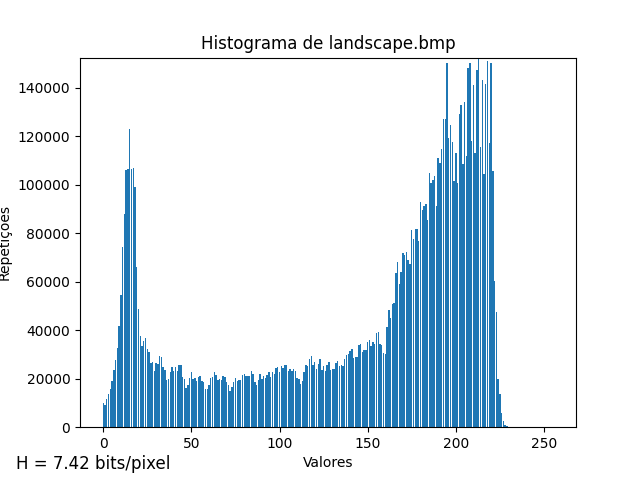
#> input picture TP2/histogramas/landscape.png, 640 x 480 px, given in place of landscape.bmp, which was not available
$ python encoder.py
#> lines starting #> are read from the running program, lines starting #| are printed output that depends on the picture; after the words box and inside, x2 and y2 are one past the last pixel; in counts of white or black regions, pixels touching at a corner belong together; pictures that were not available may be replaced by others from this repository, and a replacement may not be noted
#> `image = np.array(img.imread(PATH+file), dtype = int)`:
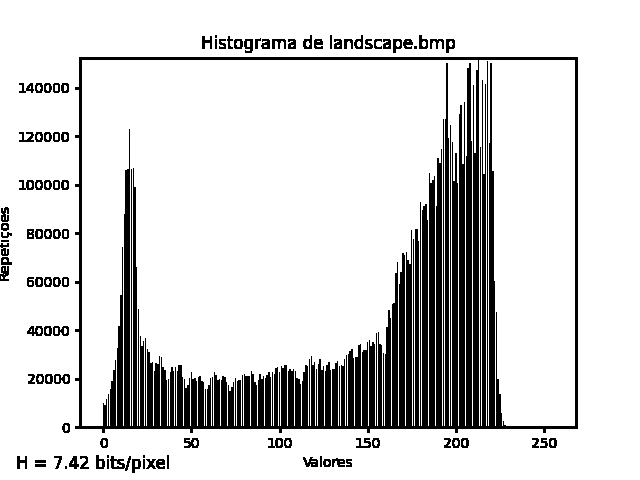
#> image: shape (480, 640, 4) int64; mean R, G, B, A 0.841, 0.841, 0.841, 1; drawn with 1 as white
### TP2/De facto usado/transform.py
import numpy as np

def deltaColumns(info):
    aux = np.roll(info, 1, axis = 0)
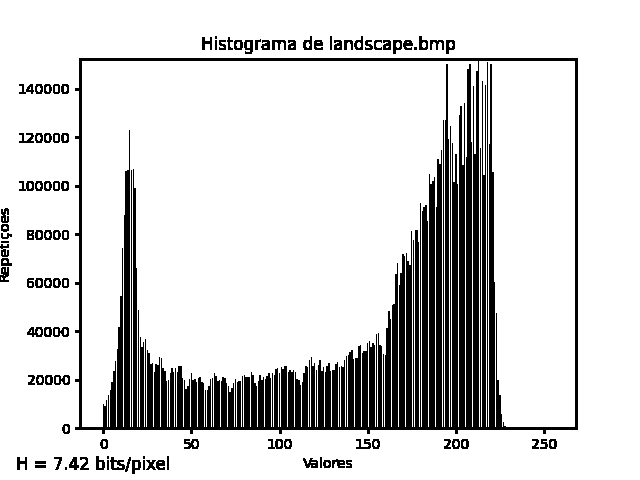
#> aux: shape (480, 640, 4) int64; mean R, G, B, A 0.841, 0.841, 0.841, 1; drawn with 1 as white
    aux[0,:] = 0
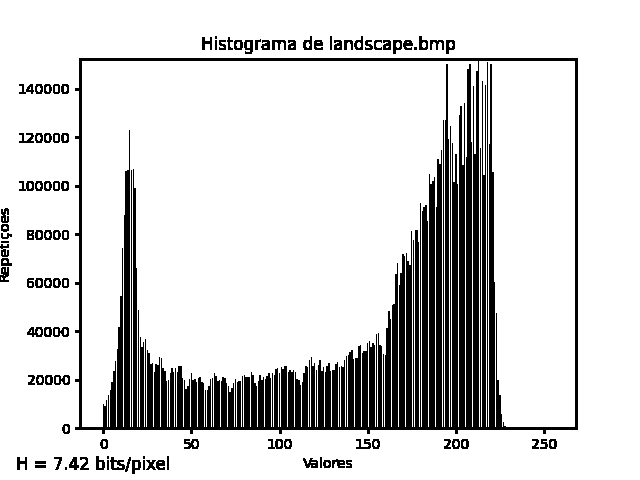
#> aux: shape (480, 640, 4) int64; 0.21% of pixels changed, all inside (x1, y1, x2, y2) = (0, 0, 640, 1); transparent parts drawn white
    return info - aux
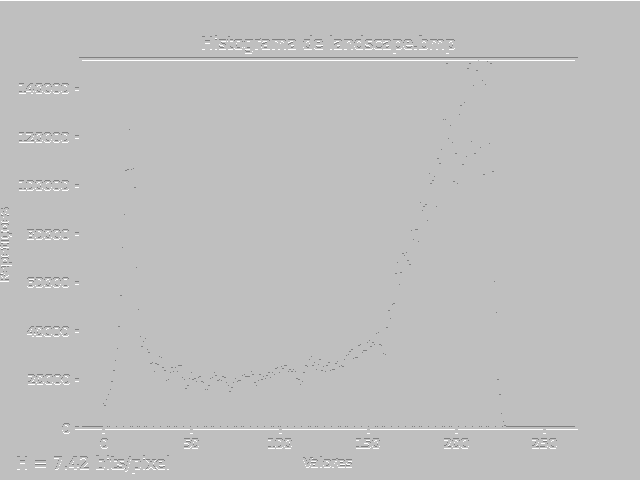
#> returned value: shape (480, 640, 4) int64; mean of channels 0, 1, 2, 3 0.00208, 0.00208, 0.00208, 0.00208; transparent parts drawn white

# [5 lines left out: function reverse_deltaColumns, not called in this run]

### TP2/De facto usado/lzw.py
import numpy as np

class lzw_encoder:
    def __init__(self):
        self.n = 0
        self.dic = dict()
        self._max_len = 2**13
        for i in range(-255,256): # caso diferenças
            self.add_symb((i,))

    def add_symb(self, symbol):
        if len(self.dic)==self._max_len:
            self.n=0
            self.dic.clear()
            for i in range(-255,256):
                self.add_symb((i,))
        self.dic[symbol] = self.n
        self.n += 1

    def encode(self, arr):
        encoded = np.empty(0, dtype=int)
        buffer = tuple()
        for i in range(0, len(arr)):
            c = arr[i]
            if buffer == '' or self.dic.get( buffer + (c,) , -1) != -1:
                buffer = buffer + (c,)
            else:
                code = self.dic[buffer]
                self.add_symb(buffer + (c,) )
                buffer = (c,)
                encoded = np.append(encoded, [code])
        if buffer:
            encoded = np.append(encoded, [self.dic[buffer]])

        return encoded

class lzw_decoder:
    # [37 lines left out: functions __init__, add_to_dictionary, decode, not called in this run]

def encode(matrix):
    shape = matrix.shape
#> shape = (480, 640, 4)
    encoder = lzw_encoder()
    encoded = np.empty(0, dtype=int)
    for i in range(len(matrix)):
        encoded = np.append(encoded, encoder.encode(matrix[i]))
#> this loop made 1 pass
    return encoded, shape

# [10 lines left out: function decode, not called in this run]

### TP2/De facto usado/encoder.py
import numpy as np
import matplotlib.image as img
import dahuffman as huff
import pickle
import lzw
import transform

def write_to_encoded(dictionary, shape, encoded, file):
    f = open(file,"wb")
    pickle.dump(dictionary,f)
    pickle.dump(shape, f)
    pickle.dump(encoded, f)
    f.close()

if __name__ == '__main__':

    PATH = "D:\\Universidade\\Ano2\\TI\\TP1\\TI---FCTUC\\TP2\\"
    file = "landscape.bmp"
    #egg.bmp, landscape.bmp, pattern.bmp, zebra.bmp


    try:
    	image = np.array(img.imread(PATH+file), dtype = int)
    except:
    	print("Erro\n")
    	quit()

    """		Compressão		"""
    #"""
    #Delta filter aplicado a cada coluna isoladamente
    transformed = transform.deltaColumns(image)
    del image

    #Comprime com recurso ao algoritmo LZW limitado a 2**13 elementos no dicionario
#> (the run stopped early here; a loop or call above may not have finished)

$ run again, with TP2/histogramas/egg.png copied over TP2/histogramas/landscape.png
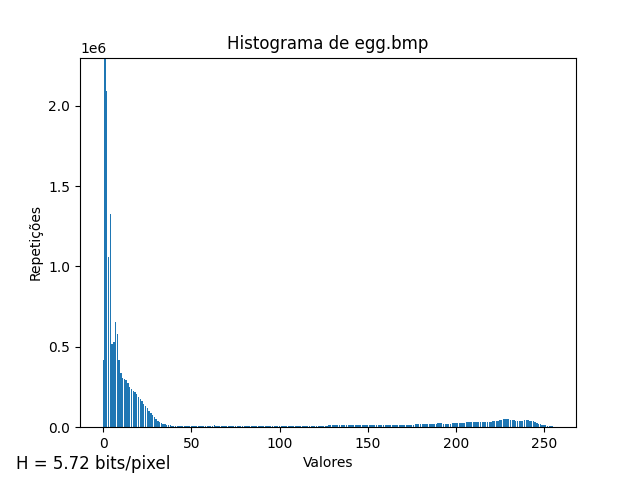
#> input picture TP2/histogramas/egg.png, 640 x 480 px, given in place of landscape.bmp, which was not available
#> in deltaColumns, `aux[0,:] = 0`:
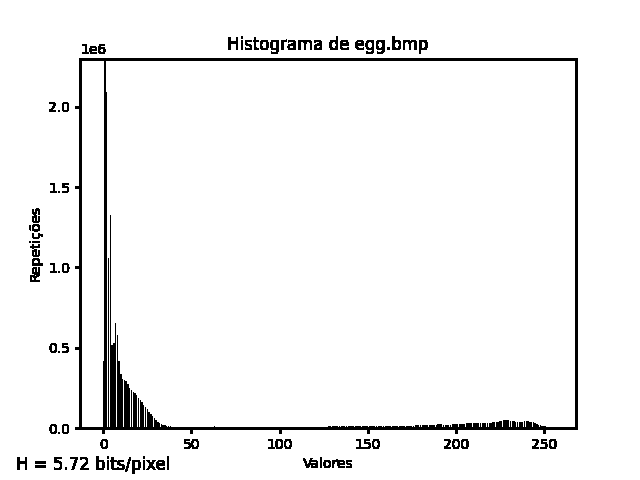
#> aux: shape (480, 640, 4) int64; mean R, G, B, A 0.955, 0.955, 0.955, 0.998; transparent parts drawn white
#> in deltaColumns, `return info - aux`:
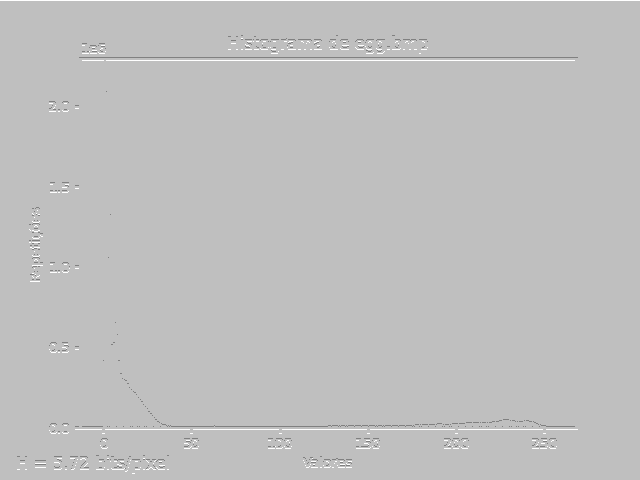
#> returned value: shape (480, 640, 4) int64; mean of channels 0, 1, 2, 3 0.00208, 0.00208, 0.00208, 0.00208; transparent parts drawn white
#> the loop in encode, `for i in range(len(matrix)):` made 1 pass
